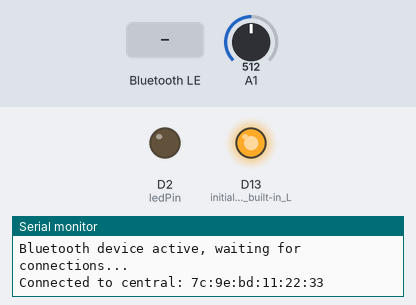
Bench run of a sketch on a simulated Arduino Nano 33 IoT. Shown: output pins drawn as LEDs (lit = HIGH), the last lines printed to the serial monitor. The inputs (shaded band) are chosen by the test bench; at power-on: A1 = 512. Nothing arrives over Bluetooth unless stated; a phone connects over Bluetooth LE 3 s after start.

Above: at 10.8 s.
10.9 s: Bluetooth LE write "1" received
At 15.5 s:
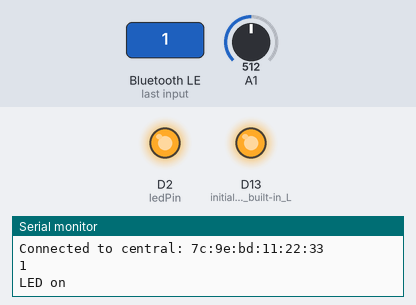
16.5 s: Bluetooth LE write "0" received
At 20.5 s:
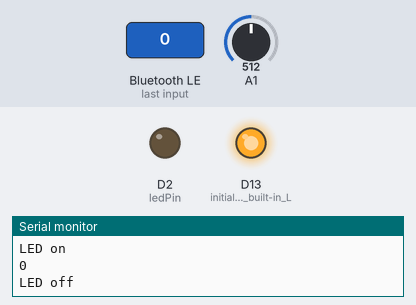
21.5 s: Bluetooth LE write "2" received
At 25.5 s:
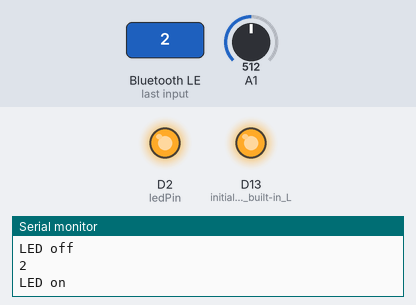
Timing chart, 0 to 27.0 s (numbered marks = the images above; inputs shaded):
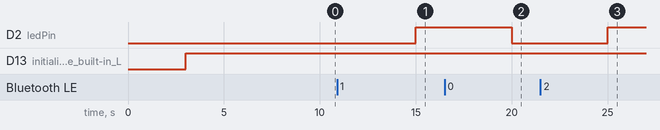

Measured:
- after the input at 10.9 s, D2 (ledPin): LOW → HIGH after 4.1 s
- after the input at 16.5 s, D2 (ledPin): HIGH → LOW after 3.5 s
- after the input at 21.5 s, D2 (ledPin): LOW → HIGH after 3.5 s

The sketch:

BOOTLE-arduino.ino
```cpp
#include <Arduino.h>
#include <ArduinoBLE.h>

#define SERVICE_UUID "4fafc201-1fb5-459e-8fcc-c5c9c331914b"
#define ANALOG_READ_UUID "6d68efe5-04b6-4a85-abc4-c2670b7bf7fd"
#define DIGITAL_WRITE_UUID "f27b53ad-c63d-49a0-8c0f-9f297e6cc520"

BLEService newService(SERVICE_UUID); // creating the service

BLEByteCharacteristic readPin(ANALOG_READ_UUID, BLERead | BLENotify); // creating the Analog Value characteristic
BLEByteCharacteristic led(DIGITAL_WRITE_UUID, BLERead | BLEWrite); // creating the LED characteristic

const int ledPin = 2;
long previousMillis = 0;

void setup() {
  Serial.begin(9600);    // initialize serial communication
  while (!Serial);       //starts the program if we open the serial monitor.

  pinMode(LED_BUILTIN, OUTPUT); // initialize the built-in LED to indicate when a central is connected
  pinMode(ledPin, OUTPUT); // initialize the LED pin 2 to indicate when we turn on LED

  //initialize BLE library
  if (!BLE.begin()) {
    Serial.println("starting BLE failed!");
    while (1);
  }

  BLE.setLocalName("BOOTLE"); //Setting a name that will appear when scanning for bluetooth devices
  BLE.setAdvertisedService(newService);

  newService.addCharacteristic(led); //add characteristics to a service
  newService.addCharacteristic(readPin);

  BLE.addService(newService);  // adding the service

  led.writeValue(1); //set initial value for characteristics
  readPin.writeValue(1);

  BLE.advertise(); //start advertising the service
  Serial.println("Bluetooth device active, waiting for connections...");
}

void loop() {

  BLEDevice central = BLE.central(); // wait for a BLE central

  if (central) {  // if a central is connected to the peripheral
    Serial.print("Connected to central: ");

    Serial.println(central.address()); // print the central's BT address

    digitalWrite(LED_BUILTIN, HIGH); // turn on the LED to indicate the connection

    // read value 3000ms
    // while the central is connected:
    while (central.connected()) {
      long currentMillis = millis();

      if (currentMillis - previousMillis >= 5000) { // if 5000ms have passed, we check the A1 pin
        previousMillis = currentMillis;

        int randomValue = analogRead(A1);
        readPin.writeValue(randomValue);

        if (led.written()) {
          Serial.println(led.value());
          if (led.value()) {   // any value other than 0
            Serial.println("LED on");
            digitalWrite(ledPin, HIGH);         // will turn the LED on
          } else {                              // a 0 value
            Serial.println(F("LED off"));
            digitalWrite(ledPin, LOW);          // will turn the LED off
          }
        }

      }
    }

    digitalWrite(LED_BUILTIN, LOW); // when the central disconnects, turn off the LED
    Serial.print("Disconnected from central: ");
    Serial.println(central.address());
  }
}
```
